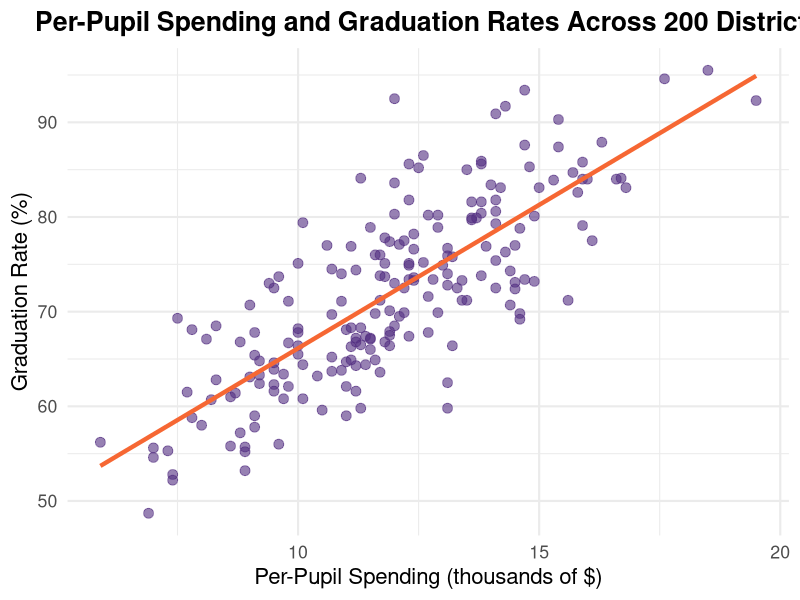
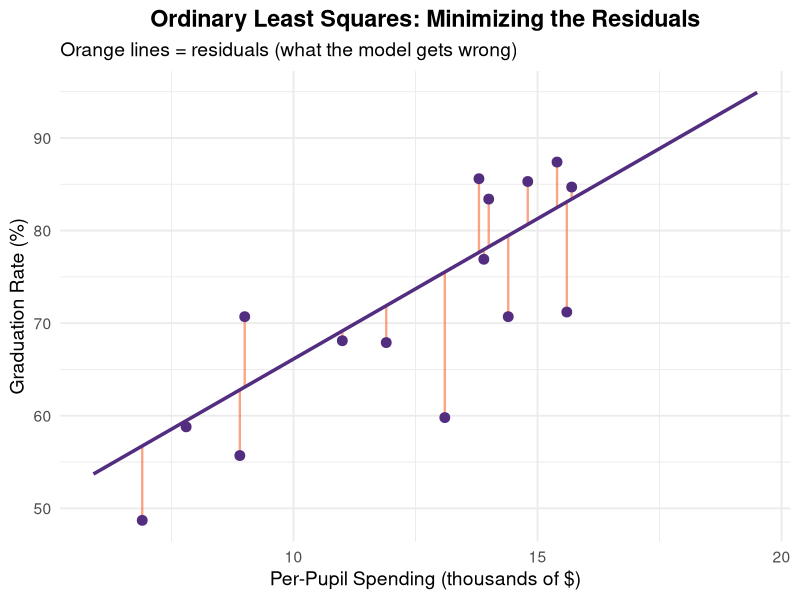
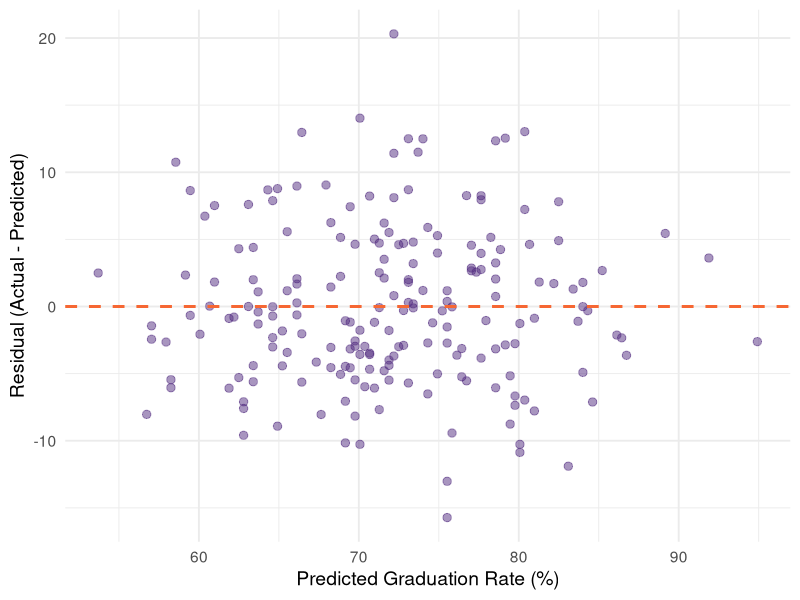
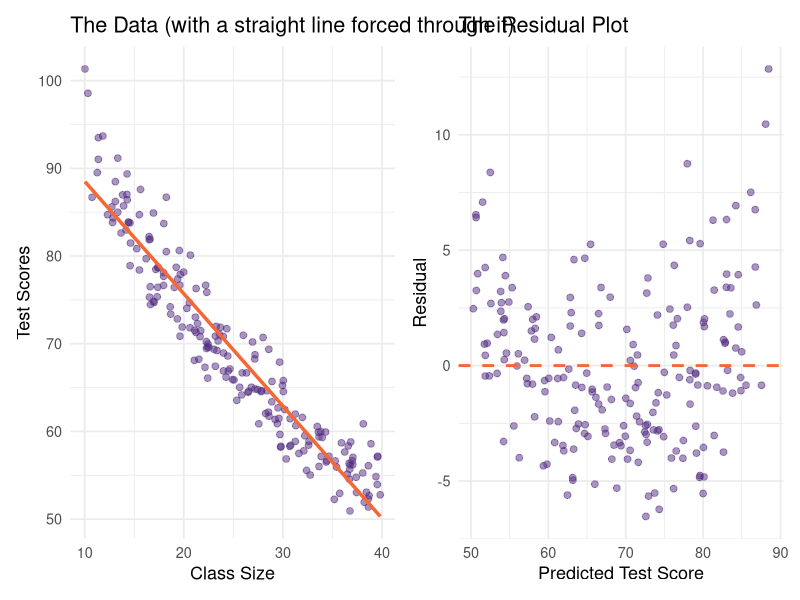
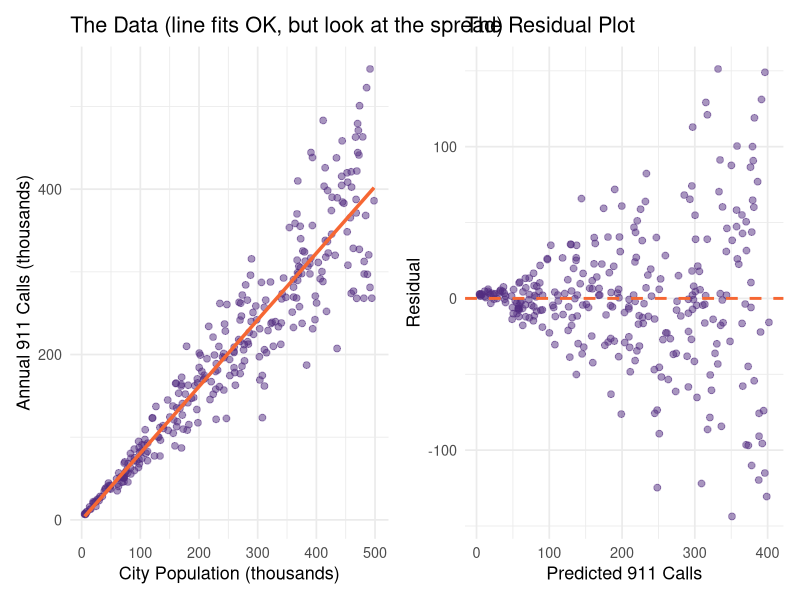
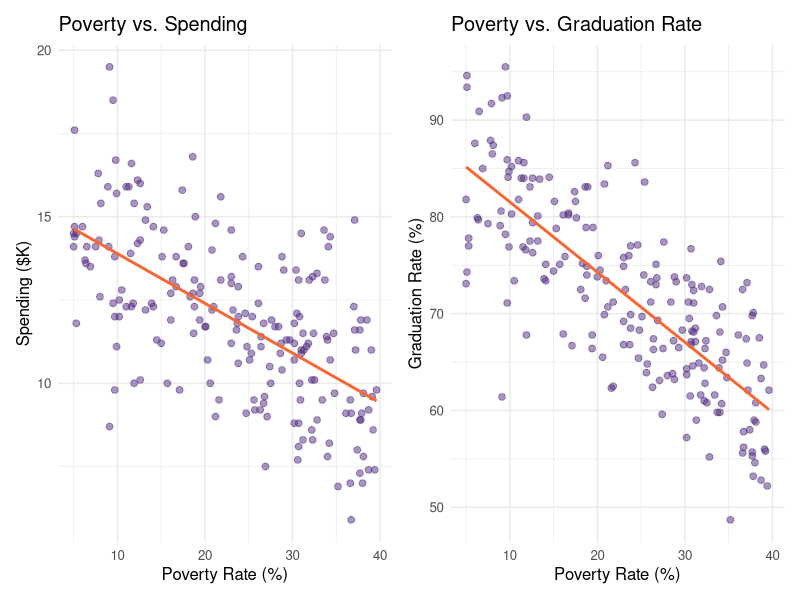
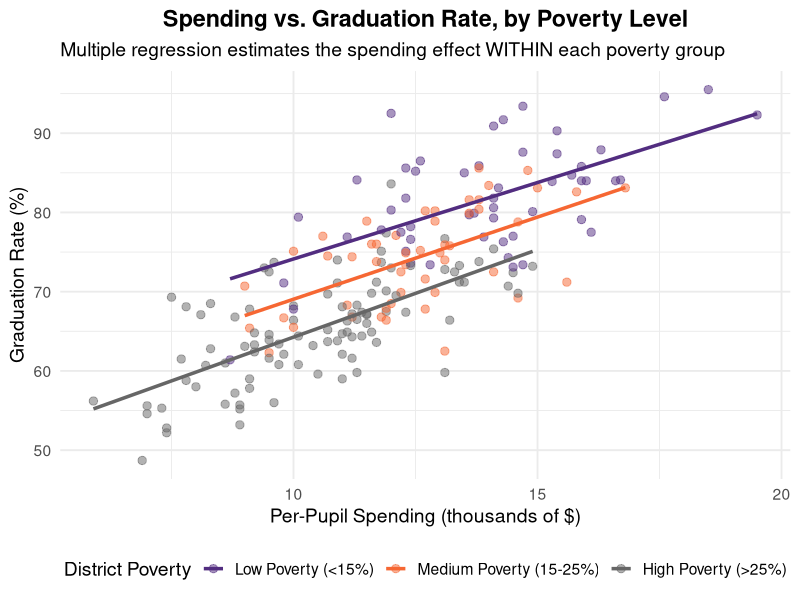

Reproduce these figures in R, in order.
## ---- chunk 1
#| echo: false
#| fig-width: 10
#| fig-height: 5

library(tidyverse)

set.seed(42)

# Simulate realistic district-level data
n <- 200
poverty_rate <- runif(n, 5, 40)
spending <- 8 + 0.15 * (50 - poverty_rate) + rnorm(n, 0, 2)  # spending in thousands
grad_rate <- 60 + 1.8 * spending - 0.4 * poverty_rate + rnorm(n, 0, 5)

districts <- tibble(
  spending = round(spending, 1),
  grad_rate = pmin(round(grad_rate, 1), 99),
  poverty_rate = round(poverty_rate, 1)
)

ggplot(districts, aes(x = spending, y = grad_rate)) +
  geom_point(alpha = 0.6, color = "#522D80", size = 3) +
  geom_smooth(method = "lm", se = FALSE, color = "#F66733", linewidth = 1.5) +
  labs(
    title = "Per-Pupil Spending and Graduation Rates Across 200 Districts",
    x = "Per-Pupil Spending (thousands of $)",
    y = "Graduation Rate (%)"
  ) +
  theme_minimal(base_size = 16) +
  theme(plot.title = element_text(face = "bold", hjust = 0.5))
## ---- chunk 2
#| echo: false
#| fig-width: 10
#| fig-height: 4.5

model_simple <- lm(grad_rate ~ spending, data = districts)

districts_with_pred <- districts |>
  mutate(predicted = predict(model_simple))

# Show just 15 points for clarity
set.seed(10)
sample_districts <- districts_with_pred |> slice_sample(n = 15)

ggplot(sample_districts, aes(x = spending, y = grad_rate)) +
  geom_segment(aes(xend = spending, yend = predicted),
               color = "#F66733", alpha = 0.6, linewidth = 0.8) +
  geom_point(size = 3, color = "#522D80") +
  geom_smooth(data = districts, method = "lm", se = FALSE,
              color = "#522D80", linewidth = 1.2) +
  labs(
    title = "Ordinary Least Squares: Minimizing the Residuals",
    subtitle = "Orange lines = residuals (what the model gets wrong)",
    x = "Per-Pupil Spending (thousands of $)",
    y = "Graduation Rate (%)"
  ) +
  theme_minimal(base_size = 14) +
  theme(plot.title = element_text(face = "bold", hjust = 0.5))
## ---- chunk 3
#| echo: true

# Run a simple regression: graduation rate predicted by spending
model_simple <- lm(grad_rate ~ spending, data = districts)
## ---- chunk 4
#| echo: true

summary(model_simple)
## ---- chunk 5
#| echo: true

# Add predicted values and residuals to our data
districts_with_pred <- districts |>
  mutate(
    predicted = predict(model_simple),
    residual = grad_rate - predicted
  )

# Look at the first few rows
districts_with_pred |>
  select(spending, grad_rate, predicted, residual) |>
  head(5)
## ---- chunk 6
#| echo: true
#| fig-width: 10
#| fig-height: 4

ggplot(districts_with_pred, aes(x = predicted, y = residual)) +
  geom_point(alpha = 0.5, color = "#522D80", size = 2.5) +
  geom_hline(yintercept = 0, linetype = "dashed",
             color = "#F66733", linewidth = 1) +
  labs(
    x = "Predicted Graduation Rate (%)",
    y = "Residual (Actual - Predicted)"
  ) +
  theme_minimal(base_size = 14)
## ---- chunk 7
#| echo: false
#| fig-width: 10
#| fig-height: 4

set.seed(123)
n <- 200
x_class <- runif(n, 10, 40)
# True relationship is curved: y = 95 - 30*log(x/10)
y_scores <- 95 - 30 * log(x_class / 10) + rnorm(n, 0, 3)

bad_model <- lm(y_scores ~ x_class)

library(patchwork)

p1 <- ggplot(tibble(x = x_class, y = y_scores), aes(x, y)) +
  geom_point(alpha = 0.5, color = "#522D80", size = 2) +
  geom_smooth(method = "lm", se = FALSE, color = "#F66733", linewidth = 1.2) +
  labs(title = "The Data (with a straight line forced through it)",
       x = "Class Size", y = "Test Scores") +
  theme_minimal(base_size = 13)

p2 <- ggplot(tibble(predicted = predict(bad_model),
                     residual = resid(bad_model)), aes(predicted, residual)) +
  geom_point(alpha = 0.5, color = "#522D80", size = 2) +
  geom_hline(yintercept = 0, linetype = "dashed", color = "#F66733", linewidth = 1) +
  labs(title = "The Residual Plot",
       x = "Predicted Test Score", y = "Residual") +
  theme_minimal(base_size = 13)

p1 + p2
## ---- chunk 8
#| echo: false
#| fig-width: 10
#| fig-height: 4

set.seed(42)
n <- 300
city_pop <- runif(n, 5, 500)
calls_911 <- 2 + 0.8 * city_pop + rnorm(n, 0, city_pop * 0.15)

het_model <- lm(calls_911 ~ city_pop)

p1 <- ggplot(tibble(x = city_pop, y = calls_911), aes(x, y)) +
  geom_point(alpha = 0.5, color = "#522D80", size = 2) +
  geom_smooth(method = "lm", se = FALSE, color = "#F66733", linewidth = 1.2) +
  labs(title = "The Data (line fits OK, but look at the spread)",
       x = "City Population (thousands)", y = "Annual 911 Calls (thousands)") +
  theme_minimal(base_size = 13)

p2 <- ggplot(tibble(predicted = predict(het_model),
                     residual = resid(het_model)), aes(predicted, residual)) +
  geom_point(alpha = 0.5, color = "#522D80", size = 2) +
  geom_hline(yintercept = 0, linetype = "dashed", color = "#F66733", linewidth = 1) +
  labs(title = "The Residual Plot",
       x = "Predicted 911 Calls", y = "Residual") +
  theme_minimal(base_size = 13)

p1 + p2
## ---- chunk 9
#| echo: false
#| fig-width: 8.5
#| fig-height: 3

library(patchwork)

p1 <- ggplot(districts, aes(x = poverty_rate, y = spending)) +
  geom_point(alpha = 0.5, color = "#522D80", size = 2) +
  geom_smooth(method = "lm", se = FALSE, color = "#F66733") +
  labs(title = "Poverty vs. Spending", x = "Poverty Rate (%)", y = "Spending ($K)") +
  theme_minimal(base_size = 12)

p2 <- ggplot(districts, aes(x = poverty_rate, y = grad_rate)) +
  geom_point(alpha = 0.5, color = "#522D80", size = 2) +
  geom_smooth(method = "lm", se = FALSE, color = "#F66733") +
  labs(title = "Poverty vs. Graduation Rate", x = "Poverty Rate (%)", y = "Graduation Rate (%)") +
  theme_minimal(base_size = 12)

p1 + p2
## ---- chunk 10
#| echo: true

# Multiple regression: graduation rate predicted by spending AND poverty
model_multiple <- lm(grad_rate ~ spending + poverty_rate, data = districts)
## ---- chunk 11
#| echo: true

summary(model_multiple)
## ---- chunk 12
#| echo: false
#| fig-width: 10
#| fig-height: 5

districts <- districts |>
  mutate(poverty_group = case_when(
    poverty_rate < 15 ~ "Low Poverty (<15%)",
    poverty_rate < 25 ~ "Medium Poverty (15-25%)",
    TRUE ~ "High Poverty (>25%)"
  )) |>
  mutate(poverty_group = factor(poverty_group,
    levels = c("Low Poverty (<15%)", "Medium Poverty (15-25%)", "High Poverty (>25%)")))

ggplot(districts, aes(x = spending, y = grad_rate, color = poverty_group)) +
  geom_point(alpha = 0.5, size = 2.5) +
  geom_smooth(method = "lm", se = FALSE, linewidth = 1.2) +
  scale_color_manual(values = c("#522D80", "#F66733", "gray40")) +
  labs(
    title = "Spending vs. Graduation Rate, by Poverty Level",
    subtitle = "Multiple regression estimates the spending effect WITHIN each poverty group",
    x = "Per-Pupil Spending (thousands of $)",
    y = "Graduation Rate (%)",
    color = "District Poverty"
  ) +
  theme_minimal(base_size = 14) +
  theme(
    plot.title = element_text(face = "bold", hjust = 0.5),
    legend.position = "bottom"
  )
